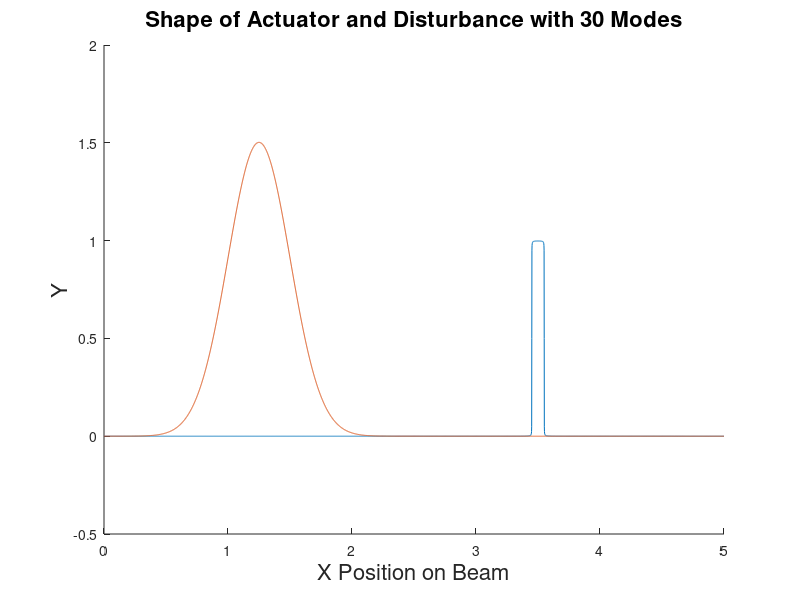

Write MATLAB code to recreate this figure.
clf;clc;clear;
Length            = 5; %0.4573        ;%length
NumNode           = 10000  ;%number of modes
Stiffness         = 0.491; %0.491      ;
MassDensity       = 0.093; %  0.093
DampingVis        = 0.0013;%0.0013     ;
DampingKV         = 0.0000649;%0.00000000000649  ;%0.0000649 
ActLoc            = Length*0.7 ; 
SenLoc            = Length*0.7 ; 
ActWidth          = Length*0.01; % 0.01
SenWidth          = Length*0.01;
StateWeight       = 1          ;%state weight in the cost function
ControlWeight     = 1          ;%control weight in the cost function, must be one for unitary assumpt of zhou for Riccaties page 376
DisturbanceEnergy = 1000          ;
DisturbanceMean   = Length*0.25 ;%disturbance is a gaussian function
DisturbanceVar    = Length*0.05;
DistWeightOnMeasurement = 1    ; % must be one for unitary assumption of zhou page 376
NumLoc            = 100;        

L = Length;
DisturbanceWidth = DisturbanceVar;
dx   = 0.001;
x    = 0:dx:L;

a = zeros(1,NumNode);
for n=1:NumNode
    a(n) = (2/(n*pi))*(cos((n*pi/L)*(ActLoc-ActWidth)) - cos((n*pi/L)*(ActLoc+ActWidth)));
end
sensor = zeros(1,length(x));
for n=1:NumNode
    sensor = sensor + a(n)*sin((n*pi/L)*x);
end

Disutrbance    = exp((-1/2)*((x-DisturbanceMean)/DisturbanceWidth).^2); %Disturbance a normalized gaussian function
Disutrbance    = Disutrbance/(norm(Disutrbance)*sqrt(dx));          %Normalizing L2 norm to one


hold;
plot(x,sensor)
plot(x,Disutrbance);
hold off;
xlabel('X Position on Beam');
ylabel('Y');
title('Shape of Actuator and Disturbance with 30 Modes');
set(findall(gcf,'type','text'),'fontSize',16);
